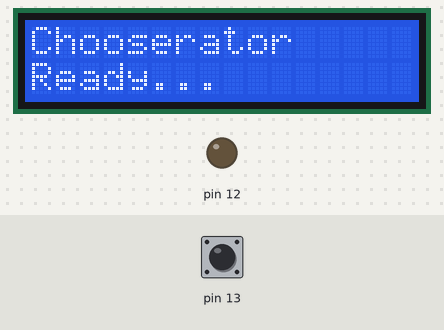
Bench run of a sketch on a simulated Arduino Uno, built with avr-gcc and run on an emulated ATmega328P. Shown: 16×2 character LCD, output pins drawn as LEDs (lit = HIGH). The test bench sets the inputs (shaded band); at power-on: pin 13 HIGH. Random numbers use the default seed unless the sketch sets one.

Above: at 3.2 s.
3.3 s: pin 13 pulled LOW for 0.15 s
At 4.98 s:
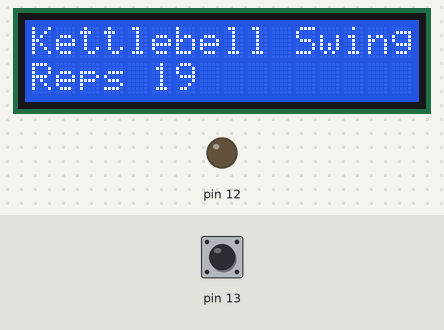
5.1 s: pin 13 pulled LOW for 1 s
At 7.1 s:
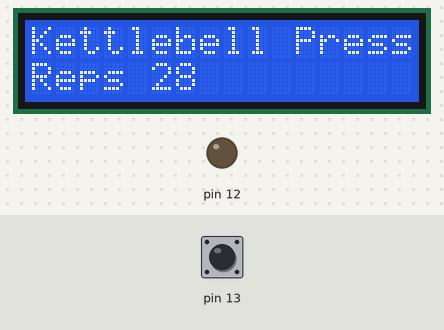
8.2 s: pin 13 pulled LOW for 0.15 s
At 10.6 s:
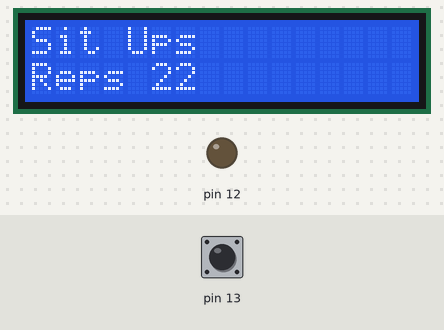
11.3 s: pin 13 pulled LOW for 0.15 s
At 14.1 s:
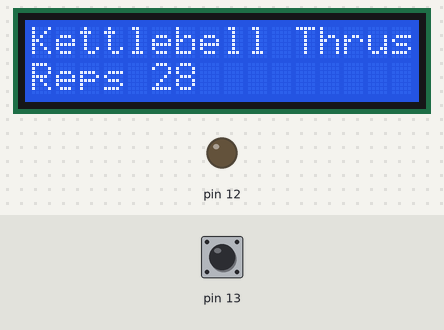
14.4 s: pin 13 pulled LOW for 3.2 s
At 18.8 s:
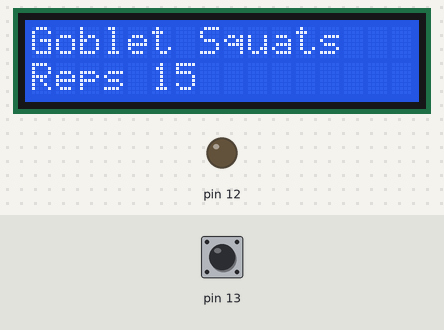
19.2 s: pin 13 pulled LOW for 1 s
At 21.4 s:
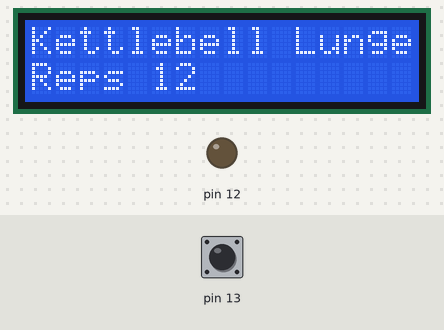

The sketch:

Random_Choice_Button_exercise.ino
```cpp
#include <LiquidCrystal.h>

//LCD pin to Arduino
const int pin_RS = 8;
const int pin_EN = 9;
const int pin_d4 = 4;
const int pin_d5 = 5;
const int pin_d6 = 6;
const int pin_d7 = 7;

const int pin_BL = 10;

LiquidCrystal lcd( pin_RS,  pin_EN,  pin_d4,  pin_d5,  pin_d6,  pin_d7);

long randNumber;

char player;

String displayText;

int button;

int nameCounter;
int numberOfCycles = 3;
int delayLength = 100;

int waitCycles = 15000;
int waitCounter;

void setup() {

  pinMode(13, INPUT_PULLUP);
  pinMode(12, OUTPUT);
  digitalWrite(12, LOW);

  lcd.begin(16, 2);

  lcd.setCursor(0,0);
  lcd.print("Chooserator");
  lcd.setCursor(0,1);
  lcd.print("Initialising...");
  delay(1000);
  lcd.setCursor(0,0);
  lcd.clear();
  lcd.print("Chooserator");
  lcd.setCursor(0,1);
  lcd.print("Ready...");
  delay(1000);


}

void loop() {

  button = digitalRead(13);
  if (button == 0) {
    lcd.clear();
    lcd.setCursor(0,0);
    //make a fancy display like it's thinking
    nameCycle();
    lcd.clear();

    //Randomly select a name & display
    lcd.setCursor(0,0);
    randNumber = random(1, 16);
    if (randNumber == 1) {
    lcd.print ("Goblet Squats");
    }
    else if (randNumber == 2) {
      lcd.print ("Running Machine");
    }
    else if (randNumber == 3) {
      lcd.print ("Rowing Machine");
    }
    else if (randNumber == 4) {
      lcd.print ("Step Climber");
    }
    else if (randNumber == 5) {
      lcd.print ("Horizontal Row");
    }
    else if (randNumber == 5) {
      lcd.print ("Burpees");
    }
    else if (randNumber == 6) {
      lcd.print ("Shadow Boxing");
    }
    else if (randNumber == 7) {
      lcd.print ("Bicep Curls");
    }
    else if (randNumber == 8) {
      lcd.print ("Kettlebell Swing");
    }
    else if (randNumber == 9) {
      lcd.print ("Kettlebell Press");
    }
    else if (randNumber == 10) {
      lcd.print ("Kettlebell Thrust");
    }
    else if (randNumber == 11) {
      lcd.print ("Sit Ups");
    }
    else if (randNumber == 12) {
      lcd.print ("Press Ups");
    }
    else if (randNumber == 13) {
      lcd.print ("Kettlebell Lunge");
    }
    else if (randNumber == 14) {
      lcd.print ("Cycling Machine");
    }
    else if (randNumber == 15) {
      lcd.print ("Cross Trainer");
    }
    else {
      lcd.print ("What the hell is going on!");
    }

    // //Randomly select a chore & display adjacent
    // lcd.setCursor(8,0);
    // randNumber = random(1, 6);
    // if (randNumber == 1) {
    // lcd.print ("Shoes");
    // }
    // else if (randNumber == 2) {
    //   lcd.print ("Kitchen");
    // }
    // else if (randNumber == 3) {
    //   lcd.print ("Bedroom");
    // }
    // else if (randNumber == 4) {
    //   lcd.print ("Living Rm");
    // }
    // else if (randNumber == 5) {
    //   lcd.print ("Outside");
    // }
    // else {
    //   lcd.print ("What the hell is going on!");
    // }

  //Roll a dice and say the number
  lcd.setCursor(0,1);
  randNumber = random(10, 30);
  displayText = "Reps " + String(randNumber);
  lcd.print (displayText);

  waitCounter = 0;
  while (waitCounter <= waitCycles) {
    if (digitalRead(13) == 0) {
      break;
    }
    else {
      waitCounter += 1;
      delay (1);
    }
  }

  //Reset back to the start
  lcd.setCursor(0,0);
  lcd.clear();
  lcd.print("Chooserator");
  lcd.setCursor(0,1);
  lcd.print("Ready...");
  }
  else {
    return 0;
  }

  delay(100);

//  // print a random number from 1 to 5

//  delay(3000);
}

void nameCycle() {
  nameCounter = 0;
  lcd.setCursor(0,0);
  while (nameCounter != numberOfCycles) {
    lcd.clear();
    lcd.setCursor(0,0);
    lcd.print("Squats");
    delay(delayLength);
    lcd.clear();
    lcd.setCursor(0,0);
    lcd.print("Running");
    delay(delayLength);
    lcd.clear();
    lcd.setCursor(0,0);
    lcd.print("Rowing");
    delay(delayLength);
    lcd.clear();
    lcd.setCursor(0,0);
    lcd.print("Cycling");
    delay(delayLength);
    lcd.clear();
    lcd.setCursor(0,0);
    lcd.print("Weights");
    delay(delayLength);
    nameCounter += 1;
}
}
```

Measured:
- after the input at 3.3 s, the display: first changes at once (image 1 shows a later state)
- after the input at 5.1 s, the display: first changes at once (image 2 shows a later state)
- after the input at 8.2 s, the display: first changes at once (image 3 shows a later state)
- after the input at 11.3 s, the display: first changes at once (image 4 shows a later state)
- after the input at 14.4 s, the display: first changes at once (image 5 shows a later state)
